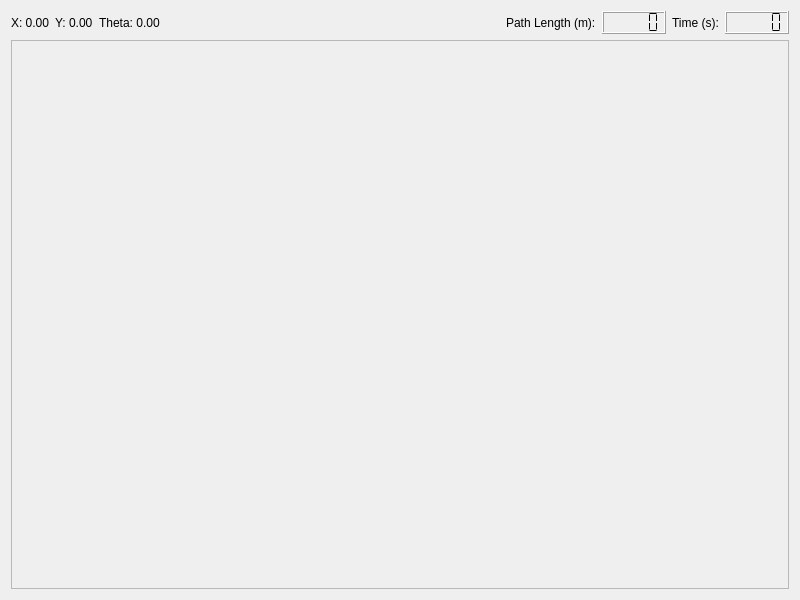
<?xml version="1.0" encoding="UTF-8"?>
<ui version="4.0">
 <class>guiDlg</class>
 <widget class="QWidget" name="guiDlg">
  <property name="geometry">
   <rect>
    <x>0</x>
    <y>0</y>
    <width>800</width>
    <height>600</height>
   </rect>
  </property>
  <property name="windowTitle">
   <string>mission_planner</string>
  </property>
  <layout class="QVBoxLayout" name="verticalLayout_2">
   <item>
    <layout class="QVBoxLayout" name="verticalLayout">
     <item>
      <layout class="QHBoxLayout" name="horizontalLayout">
       <property name="sizeConstraint">
        <enum>QLayout::SetMinimumSize</enum>
       </property>
       <item>
        <widget class="QLabel" name="labelX">
         <property name="text">
          <string>X: 0.00</string>
         </property>
         <property name="minimumWidth">
          <number>150</number>
         </property>
        </widget>
       </item>
       <item>
        <widget class="QLabel" name="labelY">
         <property name="text">
          <string>Y: 0.00</string>
         </property>
         <property name="minimumWidth">
          <number>150</number>
         </property>
        </widget>
       </item>
       <item>
        <widget class="QLabel" name="labelTheta">
         <property name="text">
          <string>Theta: 0.00</string>
         </property>
         <property name="minimumWidth">
          <number>150</number>
         </property>
        </widget>
       </item>
       <item>
        <spacer name="horizontalSpacer">
         <property name="orientation">
          <enum>Qt::Horizontal</enum>
         </property>
         <property name="sizeHint" stdset="0">
          <size>
           <width>40</width>
           <height>20</height>
          </size>
         </property>
        </spacer>
       </item>
       <item>
        <widget class="QLabel" name="labelLength">
         <property name="text">
          <string>Path Length (m):</string>
         </property>
         <property name="minimumWidth">
          <number>120</number>
         </property>
        </widget>
       </item>
       <item>
        <widget class="QLCDNumber" name="lcdNumber_length">
         <property name="maximumWidth">
          <number>100</number>
         </property>
         <property name="segmentStyle">
          <enum>QLCDNumber::Flat</enum>
         </property>
        </widget>
       </item>
       <item>
        <widget class="QLabel" name="labelElapsed">
         <property name="text">
          <string>Time (s):</string>
         </property>
         <property name="minimumWidth">
          <number>80</number>
         </property>
        </widget>
       </item>
       <item>
        <widget class="QLCDNumber" name="lcdNumber_elapsed">
         <property name="maximumWidth">
          <number>100</number>
         </property>
         <property name="segmentStyle">
          <enum>QLCDNumber::Flat</enum>
         </property>
        </widget>
       </item>
      </layout>
     </item>
     <item>
      <widget class="QFrame" name="frame">
       <property name="sizePolicy">
        <sizepolicy hsizetype="Preferred" vsizetype="Expanding">
         <horstretch>0</horstretch>
         <verstretch>0</verstretch>
        </sizepolicy>
       </property>
       <property name="frameShape">
        <enum>QFrame::StyledPanel</enum>
       </property>
       <property name="frameShadow">
        <enum>QFrame::Raised</enum>
       </property>
      </widget>
     </item>
    </layout>
   </item>
  </layout>
 </widget>
 <resources/>
 <connections/>
</ui>
